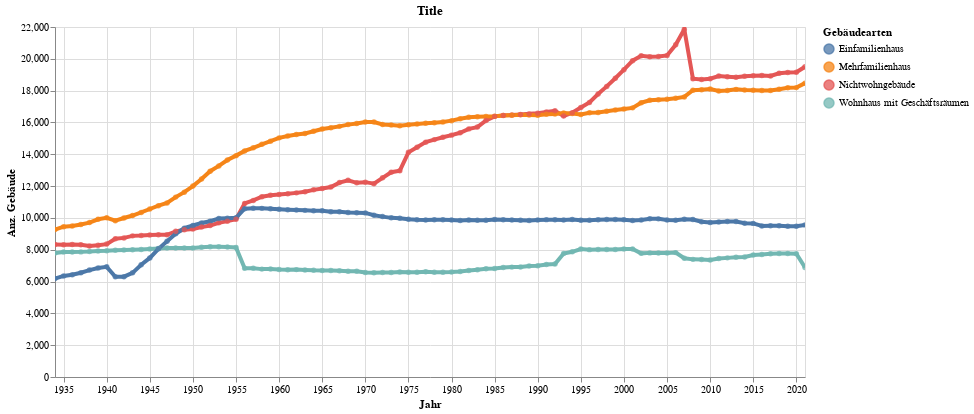

Notebook code for this chart:
### Code cell
highlight = alt.selection(type='single', on='mouseover',
                          fields=['GbdArt'], nearest=True)
#x='date:StichtagDatJahr',
base = alt.Chart(myAgg.reset_index().query('sum_Bestand > 1'), title="Title").encode(
    x=alt.X('Jahr', axis=alt.Axis(title='Jahr'))# , axis=alt.Axis(format='%', title='percentage')
    , y=alt.X('sum_Bestand', axis=alt.Axis(title='Anz. Gebäude'))
    , color=alt.Color('GbdArt', legend=alt.Legend(title="Gebäudearten", orient="right"))  
    ,tooltip=['Jahr', 'GbdArt','sum_Bestand']    
)
points = base.mark_circle().encode(
    opacity=alt.value(0.75)
).add_selection(
    highlight
).properties(
    width=750 , height=350
)
lines = base.mark_line().encode(
    size=alt.condition(~highlight, alt.value(0.5), alt.value(4))
).interactive()

lines + points

### Figure 1 — Vega-Lite specification as saved in the notebook (floating-point values rounded to 4 significant figures; data arrays with more than 128 entries replaced by an {"elided": "..."} marker saying what was removed)
{"config": {"view": {"continuousWidth": 400, "continuousHeight": 300}}, "layer": [{"mark": "line", "encoding": {"color": {"type": "nominal", "field": "GbdArt", "legend": {"orient": "right", "title": "Gebäudearten"}}, "size": {"condition": {"value": 0.5, "selection": {"not": "selector005"}}, "value": 4}, "tooltip": [{"type": "temporal", "field": "Jahr"}, {"type": "nominal", "field": "GbdArt"}, {"type": "quantitative", "field": "sum_Bestand"}], "x": {"type": "temporal", "axis": {"title": "Jahr"}, "field": "Jahr"}, "y": {"type": "quantitative", "axis": {"title": "Anz. Gebäude"}, "field": "sum_Bestand"}}, "selection": {"selector006": {"type": "interval", "bind": "scales", "encodings": ["x", "y"]}}, "title": "Title"}, {"mark": "circle", "encoding": {"color": {"type": "nominal", "field": "GbdArt", "legend": {"orient": "right", "title": "Gebäudearten"}}, "opacity": {"value": 0.75}, "tooltip": [{"type": "temporal", "field": "Jahr"}, {"type": "nominal", "field": "GbdArt"}, {"type": "quantitative", "field": "sum_Bestand"}], "x": {"type": "temporal", "axis": {"title": "Jahr"}, "field": "Jahr"}, "y": {"type": "quantitative", "axis": {"title": "Anz. Gebäude"}, "field": "sum_Bestand"}}, "height": 350, "selection": {"selector005": {"type": "single", "on": "mouseover", "fields": ["GbdArt"], "nearest": true}}, "title": "Title", "width": 750}], "data": {"name": "data-3a3d8333a111846b48ebf8f73d03f52f"}, "$schema": "https://vega.github.io/schema/vega-lite/v4.8.1.json", "datasets": {"data-3a3d8333a111846b48ebf8f73d03f52f": {"elided": "352 records"}}}
